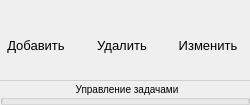
         <widget class="QGroupBox" name="groupBox_4">
          <property name="minimumSize">
           <size>
            <width>250</width>
            <height>105</height>
           </size>
          </property>
          <property name="maximumSize">
           <size>
            <width>250</width>
            <height>105</height>
           </size>
          </property>
          <property name="styleSheet">
           <string notr="true">QGroupBox {
margin-top: 80px;
font-size: 10px;
}
QGroupBox::title {
border-top: 1px solid gray;
border-color:rgb(207, 207, 207) ;
padding: 2px 155px;

}</string>
          </property>
          <property name="title">
           <string>Управление задачами</string>
          </property>
          <property name="alignment">
           <set>Qt::AlignHCenter|Qt::AlignTop</set>
          </property>
          <property name="flat">
           <bool>true</bool>
          </property>
          <widget class="QToolButton" name="butt_task_delete">
           <property name="geometry">
            <rect>
             <x>82</x>
             <y>0</y>
             <width>80</width>
             <height>90</height>
            </rect>
           </property>
           <property name="minimumSize">
            <size>
             <width>80</width>
             <height>90</height>
            </size>
           </property>
           <property name="maximumSize">
            <size>
             <width>80</width>
             <height>90</height>
            </size>
           </property>
           <property name="font">
            <font>
             <pointsize>10</pointsize>
            </font>
           </property>
           <property name="text">
            <string>Удалить</string>
           </property>
           <property name="icon">
            <iconset resource="image.qrc">
             <normaloff>:/res/icon/i_Tasc/task_delete.png</normaloff>:/res/icon/i_Tasc/task_delete.png</iconset>
           </property>
           <property name="iconSize">
            <size>
             <width>50</width>
             <height>50</height>
            </size>
           </property>
           <property name="popupMode">
            <enum>QToolButton::DelayedPopup</enum>
           </property>
           <property name="toolButtonStyle">
            <enum>Qt::ToolButtonTextUnderIcon</enum>
           </property>
           <property name="autoRaise">
            <bool>true</bool>
           </property>
          </widget>
          <widget class="QToolButton" name="butt_task_edit">
           <property name="geometry">
            <rect>
             <x>168</x>
             <y>0</y>
             <width>80</width>
             <height>90</height>
            </rect>
           </property>
           <property name="minimumSize">
            <size>
             <width>80</width>
             <height>90</height>
            </size>
           </property>
           <property name="maximumSize">
            <size>
             <width>80</width>
             <height>90</height>
            </size>
           </property>
           <property name="font">
            <font>
             <pointsize>10</pointsize>
            </font>
           </property>
           <property name="text">
            <string>Изменить</string>
           </property>
           <property name="icon">
            <iconset resource="image.qrc">
             <normaloff>:/res/icon/i_Tasc/task_edit.png</normaloff>:/res/icon/i_Tasc/task_edit.png</iconset>
           </property>
           <property name="iconSize">
            <size>
             <width>50</width>
             <height>50</height>
            </size>
           </property>
           <property name="popupMode">
            <enum>QToolButton::DelayedPopup</enum>
           </property>
           <property name="toolButtonStyle">
            <enum>Qt::ToolButtonTextUnderIcon</enum>
           </property>
           <property name="autoRaise">
            <bool>true</bool>
           </property>
          </widget>
          <widget class="QToolButton" name="butt_task_add">
           <property name="geometry">
            <rect>
             <x>-4</x>
             <y>0</y>
             <width>80</width>
             <height>90</height>
            </rect>
           </property>
           <property name="minimumSize">
            <size>
             <width>80</width>
             <height>90</height>
            </size>
           </property>
           <property name="maximumSize">
            <size>
             <width>80</width>
             <height>90</height>
            </size>
           </property>
           <property name="font">
            <font>
             <pointsize>10</pointsize>
            </font>
           </property>
           <property name="text">
            <string>Добавить</string>
           </property>
           <property name="icon">
            <iconset resource="image.qrc">
             <normaloff>:/res/icon/i_Tasc/task_check.png</normaloff>:/res/icon/i_Tasc/task_check.png</iconset>
           </property>
           <property name="iconSize">
            <size>
             <width>50</width>
             <height>50</height>
            </size>
           </property>
           <property name="popupMode">
            <enum>QToolButton::DelayedPopup</enum>
           </property>
           <property name="toolButtonStyle">
            <enum>Qt::ToolButtonTextUnderIcon</enum>
           </property>
           <property name="autoRaise">
            <bool>true</bool>
           </property>
          </widget>
         </widget>
